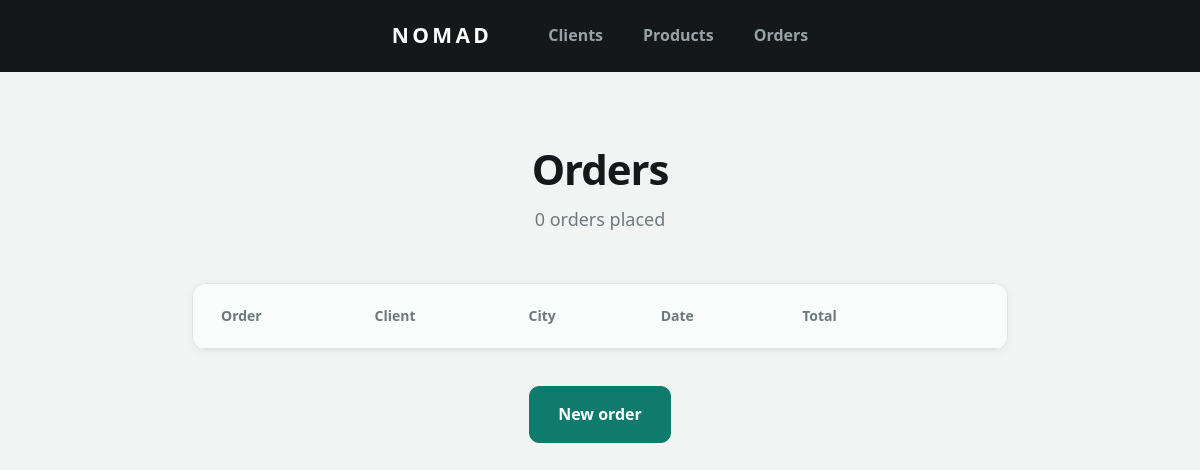
Page /order-index.php on the earlier database version.
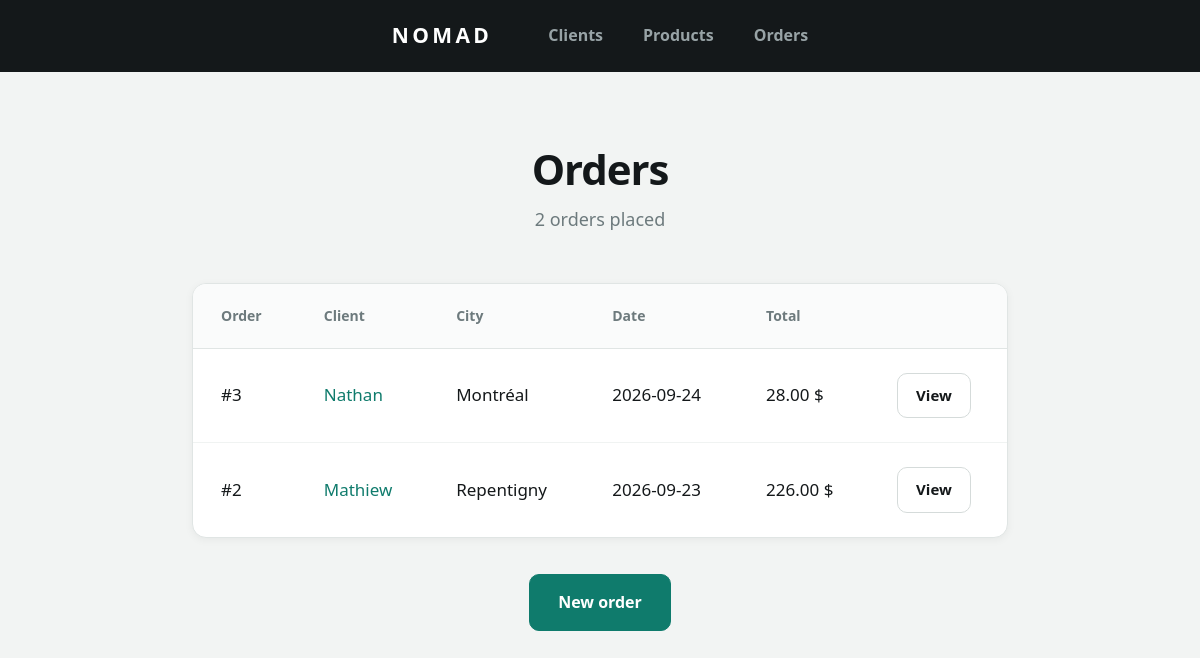
Same page on the later database version.
### tables this page shows
CREATE TABLE `orders` (
  `id` int NOT NULL,
  `client_id` int NOT NULL,
  `order_date` date NOT NULL,
  `total` decimal(10,2) NOT NULL
);

CREATE TABLE `client` (
  `id` int NOT NULL,
  `name` varchar(100) NOT NULL,
  `email` varchar(150) NOT NULL,
  `phone` varchar(20) DEFAULT NULL,
  `address` varchar(255) NOT NULL,
  `city` varchar(100) NOT NULL,
  `zip_code` varchar(10) NOT NULL
);

### Classe/CRUD.php (called while the page is built, shortened)
<?php
class CRUD extends PDO {
    public function select(string $table, $field = "id", $order = "ASC"):array{
        $sql = "SELECT * FROM $table ORDER BY $field $order";
        $stmt = $this->query($sql);
        return $stmt->fetchAll();
    }
    public function selectId(string $table, int|string $value, $field = 'id'):bool|array{
        $sql = "SELECT * FROM $table WHERE $field = :$field";
        $stmt = $this->prepare($sql);
        $stmt->bindValue(":$field", $value);
        $stmt->execute();
        $count = $stmt->rowCount();
        if($count == 1){
            return $stmt->fetch();
        }else{
            return false;
        }
    }
}

### order-index.php (the view, shortened to what this page needs)
<?php
require_once('Classe/CRUD.php');
$crud = new CRUD;
$orders = $crud->select('orders', 'order_date', 'DESC');
?>
<!DOCTYPE html>
<html lang="en">
<head>
    <link rel="stylesheet" href="css/style.css">
</head>
<body>
    <?php require_once('nav.php'); ?>
    <main class="page">
        <h1 class="page__title">Orders</h1>
        <p class="page__subtitle"><?= count($orders); ?> orders placed</p>
        <table class="table">
            <thead>
                <tr>
                    <th>Order</th>
                    <th>Client</th>
                    <th>City</th>
                    <th>Date</th>
                    <th>Total</th>
                    <th></th>
                </tr>
            </thead>
            <tbody>
                <?php foreach($orders as $order){
                    $client = $crud->selectId('client', $order['client_id']);
                ?>
                <tr>
                    <td>#<?= $order['id']; ?></td>
                    <td><a href="client-show.php?id=<?= $client['id']; ?>"><?= $client['name']; ?></a></td>
                    <td><?= $client['city']; ?></td>
                    <td><?= $order['order_date']; ?></td>
                    <td><?= $order['total']; ?> $</td>
                    <td><a href="order-show.php?id=<?= $order['id']; ?>" class="btn btn--small">View</a></td>
                </tr>
                <?php } ?>
            </tbody>
        </table>
        <div class="page__actions">
            <a href="order-create.php" class="btn btn--primary">New order</a>
        </div>
    </main>
</body>
</html>

Differences in the rows shown:
added orders: id "3", client.name "Nathan", client.city "Montréal", order_date "2026-09-24", total "28.00"
added orders: id "2", client.name "Mathiew", client.city "Repentigny", order_date "2026-09-23", total "226.00"
Other differences:
count($orders): "0" → "2"
